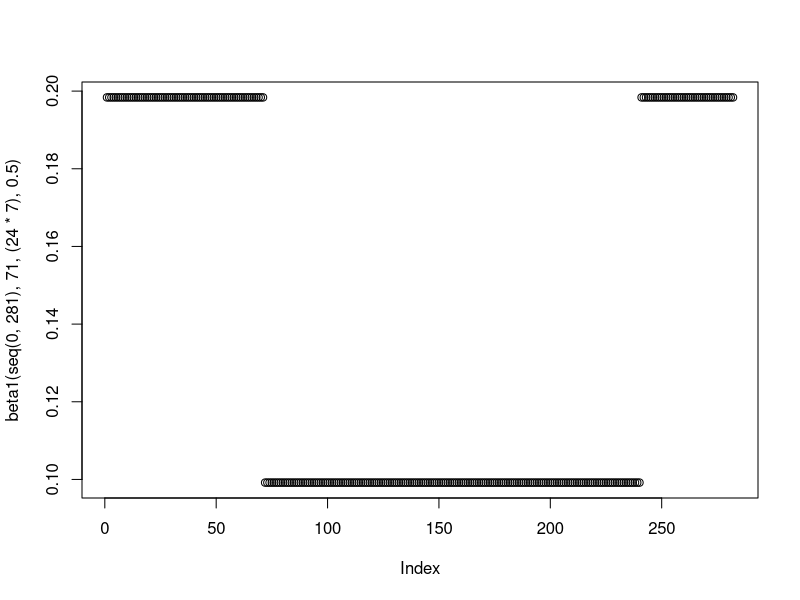
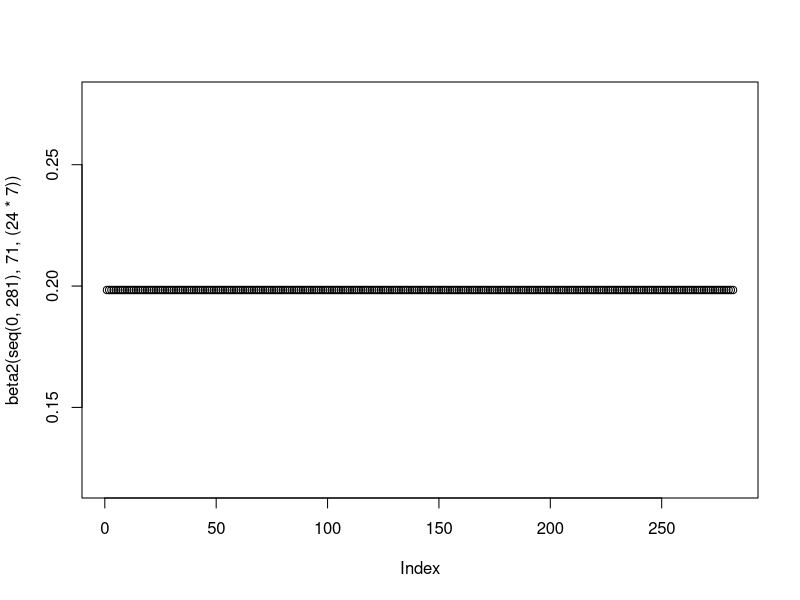

These figures' R source, in order: (Note: this script raises an error after producing the figures.)
rm(list=ls())
library("deSolve"); library("ggplot2"); library("cowplot"); library("reshape2"); library("dplyr"); library("RColorBrewer")

#### Model Functions ####
#Function for the generation time/(1/gamma) parameter
GenTime <- function(T2, R0) {
  G = T2 * ((R0-1)/log(2))
  return(G)
}

#Function to model intervention - currently set at baseline - added additional functionality to it
beta1 <- function(time, tstart1, tdur1, scaling) {
  ifelse((time >= tstart1 & time <= tstart1+tdur1),
         (1.7*(1/(GenTime(3.3,2.8))))*scaling, #Intervention
         ifelse((time >= tstart1+tdur1 & time <= 281), 
                (1.7*(1/(GenTime(3.3,2.8)))), #After Intervention
                (1.7*(1/(GenTime(3.3,2.8)))) #Before Intervention
         )
  )
}

plot(beta1(seq(0,281), 71, (24*7), 0.5))

beta2 <- function(time, tstart1, tdur1, scaling) {
  ifelse((time >= tstart1 & time <= tstart1+tdur1), #Phase 1
         (1.7*(1/(GenTime(3.3,2.8)))), #Intervention
         ifelse((time >= tstart1+tdur1 & time <= 281), 
                (1.7*(1/(GenTime(3.3,2.8)))), #After Intervention
                (1.7*(1/(GenTime(3.3,2.8)))) #Before Intervention
         )
  )
}

plot(beta2(seq(0,281), 71, (24*7)))

#Function for Shielded/non-Shielded Pop
SIRS <- function(time, state, parameters) {
  with(as.list(c(state, parameters)), {
    dSv = - beta1(time,tstart1,tdur1,scaling)*Iv*Sv - beta1(time,tstart1,tdur1,scaling)*Inv*Sv + zeta*Rv
    
    dSnv = - beta2*Inv*Snv - beta2*Iv*Snv + zeta*Rnv
    
    dIv = beta1(time,tstart1,tdur1,scaling)*Iv*Sv + beta1(time,tstart1,tdur1,scaling)*Inv*Sv - gamma*Iv
    
    dInv =  beta2*Inv*Snv + beta2*Iv*Snv - gamma*Inv
    
    dRv = gamma*Iv - zeta*Rv
    
    dRnv = gamma*Inv - zeta*Rnv
    
    dRv = gamma*Iv - zeta*Rv
    
    dCv = beta1(time,tstart1,tdur1,scaling)*Iv*Sv + beta1(time,tstart1,tdur1,scaling)*Inv*Sv

    return(list(c(dSv, dSnv, dIv, dInv, dRv, dRnv, dCv)))
  })
}

#### Testing the Model Structure + Obtaining Specific Information from Model Runs ####

#Initial Conditions and Times

init <- c(Sv = 0.20, Snv = 0.80-0.0001, Iv = 0, Inv = 0.0001, Rv= 0, Rnv = 0, Cv = 0)
times <- seq(0,281,by = 1)
parms = c(gamma = 1/(GenTime(3.3,2.8)), 
          zeta = 1/365,
          tstart1 = 71, 
          tdur1 = 24*7,
          scaling = 0, #CAN VARY THIS - DEPENDING ON FACTOR EXPLORED
          beta2 = 1.7*(1/(GenTime(3.3,2.8))))

out1 <- data.frame(ode(y = init, func = SIRS, times = times, parms = parms))
out1$Iv <- out1$Iv/0.20
out1$Inv <- out1$Inv/0.80
out1$Rv <- out1$Rv/0.20
out1$Rnv <- out1$Rnv/0.80
out1$Cv <- out1$Cv/0.20
out1$Beta1 <- beta1(seq(0,281), 71, (24*7), 0) #VARY THIS ASWELL
out1$Beta2 <- 1.7*(1/(GenTime(3.3,2.8)))
colnames(out1) <- c("Time", "Suscv", "Suscnv","Infected_Iv", "Infected_Inv", "Recovv", "Recovnv", "Cv", "Beta1", "Beta2")

#### Introducing the Intervention ####

scaling  <- c(0, 0.2, 0.4, 0.6, 0.8, 1)
scalingdata <- data.frame(matrix(nrow = 0, ncol = 7))

for(i in 1:length(scaling)) {
  temp <- data.frame(matrix(nrow = length(seq(0,281)), ncol = 7))
  init <- c(Sv = 0.2, Snv = (0.8)-0.0001, Iv = 0, Inv = 0.0001, Rv= 0, Rnv = 0, Cv = 0)
  times <- seq(0,281,by = 1)
  parms = c(gamma = 1/(GenTime(3.3,2.8)), 
            zeta = 1/365,
            tstart1 = 71, 
            tdur1 = 24*7,
            scaling = scaling[i],
            beta2 = 1.7*(1/(GenTime(3.3,2.8))))
  out1 <- data.frame(ode(y = init, func = SIRS, times = times, parms = parms))
  out1$Iv <- out1$Iv/0.2
  out1$Inv <- out1$Inv/0.8
  temp[,1] <- as.factor((1-scaling[i])*100)
  temp[,2] <- out1$time
  temp[,3] <- out1$Iv
  temp[,4] <- out1$Inv
  temp[,5] <- out1$Rv + out1$Rnv
  temp[,6] <- beta1(seq(0,281), 71, (24*7), scaling[i])
  temp[,7] <- 1.7*(1/(GenTime(3.3,2.8)))
  scalingdata <- rbind.data.frame(scalingdata, temp)
}

colnames(scalingdata) <- c("Intervention_Magnitude", "Time", "Infected_Iv", "Infected_Inv", "Recov", "Beta1", "Beta2")

statsinfecv <- melt(scalingdata, id.vars = c("Intervention_Magnitude", "Time"), measure.vars = c("Infected_Iv"))
statsinfecv$Intervention_Magnitude <- factor(statsinfecv$Intervention_Magnitude, levels=c("0", "20", "40", "80", "100", "60"))

statsinfecnv <- melt(scalingdata, id.vars = c("Intervention_Magnitude", "Time"), measure.vars = c("Infected_Inv"))
statsinfecnv$Intervention_Magnitude <- factor(statsinfecnv$Intervention_Magnitude, levels=c("0", "20", "40", "80", "100", "60"))

statsrecov <- melt(scalingdata, id.vars = c("Intervention_Magnitude", "Time"), measure.vars = c("Recov"))
statsrecov$Intervention_Magnitude <- factor(statsrecov$Intervention_Magnitude, levels=c("0", "20", "40", "80", "100", "60"))

statsbeta1 <- melt(scalingdata, id.vars =  c("Intervention_Magnitude", "Time"), measure.vars = c("Beta1"))
statsbeta1$Intervention_Magnitude <- factor(statsbeta1$Intervention_Magnitude, levels=c("0", "20", "40", "80", "100", "60"))

#### Aggregated Plots ####

pinfv <- ggplot(data = statsinfecv, aes(x = (Time), y = value, col = Intervention_Magnitude)) + geom_line(size = 1.02, stat = "identity") +
  labs(x ="Time (Days)", y = "Proportion of Vulnerable Infected") + scale_y_continuous(limits = c(0,0.125) ,  expand = c(0,0)) +
  theme(legend.position = "none", legend.title = element_text(size=14), legend.text=element_text(size=14),  axis.text=element_text(size=14),
        axis.title.y=element_text(size=11),axis.title.x= element_blank(), 
        legend.spacing.x = unit(0.3, 'cm'), plot.margin=unit(c(0.7,0.7,0.8,0.8),"cm")) + scale_x_continuous(expand = c(0, 0)) + labs(color='Intervention Efficacy (%)') + 
  annotate("rect", xmin = as.numeric(parms[3]), xmax = as.numeric(parms[3])+24*7, ymin = 0, ymax = 0.125, alpha = .1, fill = "darkred") + 
  scale_color_manual(breaks = c("0", "0.2", "0.4", "0.6", "0.8", "1"),
                    values = c("#A6CEE3", "#1F78B4", "#B2DF8A", "#33A02C", "#FB9A99", "#E31A1C", "#FDBF6F"), 
                    labels = c("0", "0.2", "0.4","0.6", "0.8","1"))

pinfnv <- ggplot(data = statsinfecnv, aes(x = (Time), y = value, col = Intervention_Magnitude)) + geom_line(size = 1.02, stat = "identity") +
  labs(x ="Time (Days)", y = "Proportion of non-Vulnerable Infected") + scale_y_continuous(limits = c(0,0.125) ,  expand = c(0,0)) +
  theme(legend.position = "none", legend.title = element_text(size=14), legend.text=element_text(size=14),  axis.text=element_text(size=14),
        axis.title.y=element_text(size=11),axis.title.x= element_blank(), 
        legend.spacing.x = unit(0.3, 'cm'), plot.margin=unit(c(0.7,0.7,0.8,0.8),"cm")) + scale_x_continuous(expand = c(0, 0)) + 
  labs(color='Intervention Efficacy (%)')  + 
  annotate("rect", xmin = as.numeric(parms[3]), xmax = as.numeric(parms[3])+24*7, ymin = 0, ymax = 0.125, alpha = .1, fill = "darkred") + 
  scale_color_manual(breaks = c("0", "0.2", "0.4", "0.6", "0.8", "1"),
                     values = c("#A6CEE3", "#1F78B4", "#B2DF8A", "#33A02C", "#FB9A99", "#E31A1C", "#FDBF6F"), 
                     labels = c("0", "0.2", "0.4","0.6", "0.8","1"))

prec <- ggplot(data = statsrecov, aes(x = (Time), y = value, col = Intervention_Magnitude)) + geom_line(size = 1.02, stat = "identity") +
  labs(x ="Time (Days)", y = "Proportion Recovered") + scale_y_continuous(limits = c(0,1) ,  expand = c(0,0)) +
  theme(legend.position = "none", legend.title = element_text(size=14), legend.text=element_text(size=14),  axis.text=element_text(size=14),
        axis.title.y=element_text(size=11), axis.title.x= element_blank(), 
        legend.spacing.x = unit(0.3, 'cm'), plot.margin=unit(c(0.7,0.7,0.8,0.8),"cm")) + scale_x_continuous(expand = c(0, 0)) + 
  annotate("rect", xmin = as.numeric(parms[3]), xmax = as.numeric(parms[3])+24*7, ymin = 0, ymax = 1, alpha = .1, fill = "darkred") + 
  scale_color_manual(breaks = c("0", "0.2", "0.4", "0.6", "0.8", "1"),
                     values = c("#A6CEE3", "#1F78B4", "#B2DF8A", "#33A02C", "#FB9A99", "#E31A1C", "#FDBF6F"), 
                     labels = c("0", "0.2", "0.4","0.6", "0.8","1"))

pbeta <- ggplot(data = statsbeta1, aes(x = (Time), y = value, col = Intervention_Magnitude)) + geom_line(size = 1.02, stat = "identity") +
  labs(x ="Time (Days)", y = "??1") + scale_y_continuous(limits = c(0,0.35) ,  expand = c(0,0)) +
  theme(legend.position = "bottom", legend.title = element_text(size=14), axis.text=element_text(size=14), axis.title.y=element_text(size=14), axis.title.x = element_text(size=14),
        legend.spacing.x = unit(0.3, 'cm'), legend.text=element_text(size=14), plot.margin=unit(c(0.7,0.7,0.8,0.8),"cm")) +
  scale_x_continuous(expand = c(0, 0)) + guides(fill=guide_legend(nrow=2,byrow=TRUE))  + labs(color='Intervention Efficacy') + 
  scale_color_manual(breaks = c("0", "0.2", "0.4", "0.6", "0.8", "1"),
                     values = c("#A6CEE3", "#1F78B4", "#B2DF8A", "#33A02C", "#FB9A99", "#E31A1C", "#FDBF6F"), 
                     labels = c("0", "0.2", "0.4","0.6", "0.8","1"))

ggarrange(pinfv,
          pinfnv,
          prec,
          pbeta,
          nrow = 4,
          heights = c(0.3,0.3, 0.3, 0.3))


#### Seperated Plots ####

ggplot(data = statsinfecv, aes(x = (Time), y = value, col = Intervention_Magnitude)) + geom_line(size = 1.02, stat = "identity") +
  labs(x ="Time (Days)", y = "Proportion of Vulnerable Infected") + scale_y_continuous(limits = c(0,0.125) ,  expand = c(0,0)) +
  theme(legend.position = "bottom", legend.title = element_text(size=14), legend.text=element_text(size=14),  axis.text=element_text(size=14),
        axis.title.y=element_text(size=14),axis.title.x= element_text(size=14), 
        legend.spacing.x = unit(0.3, 'cm'), plot.margin=unit(c(0.7,0.7,0.8,0.8),"cm")) + scale_x_continuous(expand = c(0, 0)) + labs(color='Intervention Efficacy (%)') + 
  annotate("rect", xmin = as.numeric(parms[3]), xmax = as.numeric(parms[3])+24*7, ymin = 0, ymax = 0.125, alpha = .1, fill = "darkred") + labs(color='Intervention Efficacy') +  
  scale_color_manual(breaks = c("0", "20", "40", "60", "80", "100"),
                     values = c("#A6CEE3", "#1F78B4", "#B2DF8A", "#33A02C", "#FB9A99", "#E31A1C", "#FDBF6F"), 
                     labels = c("0", "20", "40", "60", "80", "100"))

ggplot(data = statsinfecnv, aes(x = (Time), y = value, col = Intervention_Magnitude)) + geom_line(size = 1.02, stat = "identity") +
  labs(x ="Time (Days)", y = "Proportion of non-Vulnerable Infected") + scale_y_continuous(limits = c(0,0.125) ,  expand = c(0,0)) +
  theme(legend.position = "bottom", legend.title = element_text(size=14), legend.text=element_text(size=14),  axis.text=element_text(size=14),
        axis.title.y=element_text(size=14),axis.title.x= element_text(size=14), 
        legend.spacing.x = unit(0.3, 'cm'), plot.margin=unit(c(0.7,0.7,0.8,0.8),"cm")) + scale_x_continuous(expand = c(0, 0)) + 
  labs(color='Intervention Efficacy (%)')  + 
  annotate("rect", xmin = as.numeric(parms[3]), xmax = as.numeric(parms[3])+24*7, ymin = 0, ymax = 0.125, alpha = .1, fill = "darkred") + labs(color='Intervention Efficacy (%)') + 
  scale_color_manual(breaks = c("0", "20", "40", "60", "80", "100"),
                     values = c("#A6CEE3", "#1F78B4", "#B2DF8A", "#33A02C", "#FB9A99", "#E31A1C", "#FDBF6F"), 
                     labels = c("0", "20", "40", "60", "80", "100"))

ggplot(data = statsrecov, aes(x = (Time), y = value, col = Intervention_Magnitude)) + geom_line(size = 1.02, stat = "identity") +
  labs(x ="Time (Days)", y = "Proportion Recovered") + scale_y_continuous(limits = c(0,1) ,  expand = c(0,0)) +
  theme(legend.position = "bottom", legend.title = element_text(size=14), legend.text=element_text(size=14),  axis.text=element_text(size=14),
        axis.title.y=element_text(size=14), axis.title.x= element_text(size=14), 
        legend.spacing.x = unit(0.3, 'cm'), plot.margin=unit(c(0.7,0.7,0.8,0.8),"cm")) + scale_x_continuous(expand = c(0, 0)) + labs(color='Intervention Efficacy (%)') + 
  annotate("rect", xmin = as.numeric(parms[3]), xmax = as.numeric(parms[3])+24*7, ymin = 0, ymax = 1, alpha = .1, fill = "darkred") + 
  scale_color_manual(breaks = c("0", "20", "40", "60", "80", "100"),
                     values = c("#A6CEE3", "#1F78B4", "#B2DF8A", "#33A02C", "#FB9A99", "#E31A1C", "#FDBF6F"), 
                     labels = c("0", "20", "40", "60", "80", "100"))

ggplot(data = statsbeta1, aes(x = (Time), y = value, col = Intervention_Magnitude)) + geom_line(size = 1.02, stat = "identity") +
  labs(x ="Time (Days)", y = "??1") + scale_y_continuous(limits = c(0,0.35) ,  expand = c(0,0)) +
  theme(legend.position = "bottom", legend.title = element_text(size=14), axis.text=element_text(size=14), axis.title.y=element_text(size=14), axis.title.x = element_text(size=14),
        legend.spacing.x = unit(0.3, 'cm'), legend.text=element_text(size=14), plot.margin=unit(c(0.7,0.7,0.8,0.8),"cm")) +
  scale_x_continuous(expand = c(0, 0)) + guides(fill=guide_legend(nrow=2,byrow=TRUE))  + labs(color='Intervention Efficacy (%)') + 
  scale_color_manual(breaks = c("0", "20", "40", "60", "80", "100"),
                     values = c("#A6CEE3", "#1F78B4", "#B2DF8A", "#33A02C", "#FB9A99", "#E31A1C", "#FDBF6F"), 
                     labels = c("0", "20", "40", "60", "80", "100"))
